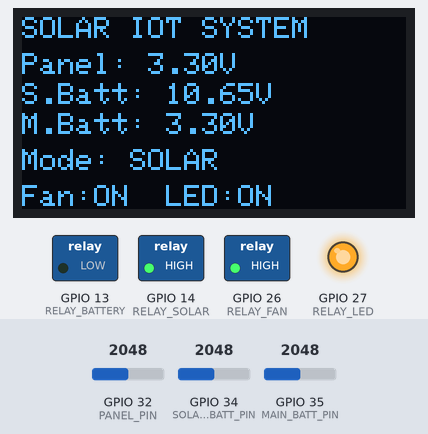
The sketch below on a simulated ESP32. Parts: 128×64 one-colour display, switched loads named in the sketch (green lamp = pin HIGH), output pins drawn as LEDs (lit = HIGH). The inputs (shaded band) are chosen by the test bench; at power-on: GPIO 32 (PANEL_PIN) = 2048, GPIO 34 (SOLAR_BATT_PIN) = 2048, GPIO 35 (MAIN_BATT_PIN) = 2048. WiFi joins after 1.5 s; servers stay silent unless stated; web services answer with replies made up by the test bench; what the sketch prints to the serial monitor is not drawn.

Above: at 3.0 s.
3.1 s: GPIO 32 (PANEL_PIN) set to 2058
At 6.0 s:
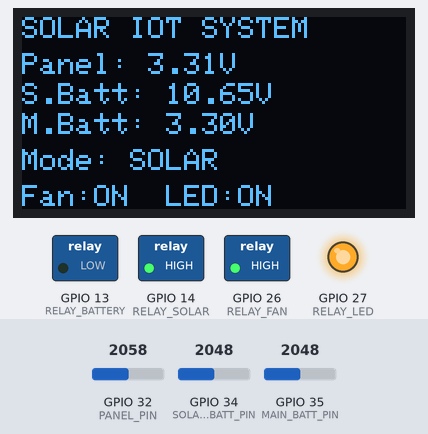
6.1 s: GPIO 34 (SOLAR_BATT_PIN) set to 2866
At 8.3 s:
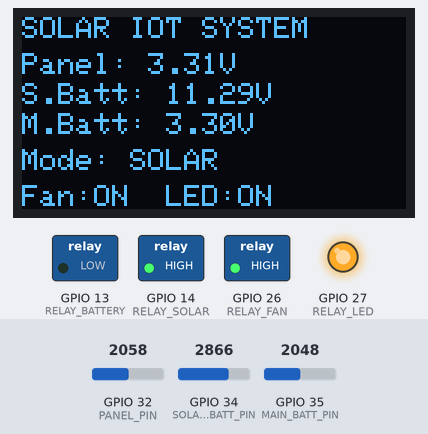
9.1 s: GPIO 35 (MAIN_BATT_PIN) set to 2866
At 10.7 s:
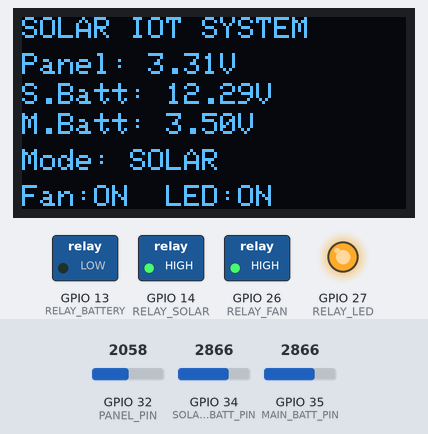
12.1 s: GPIO 34 (SOLAR_BATT_PIN) set to 3040
At 14.3 s:
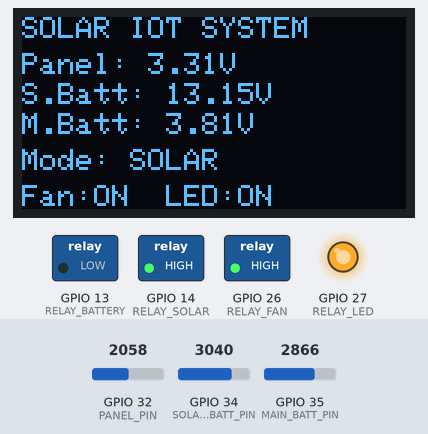
15.1 s: GPIO 35 (MAIN_BATT_PIN) set to 3040
At 17.4 s:
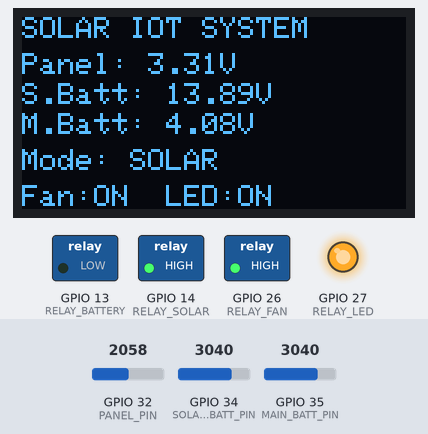
18.0 s: GPIO 32 (PANEL_PIN) set to 2866
At 20.9 s:
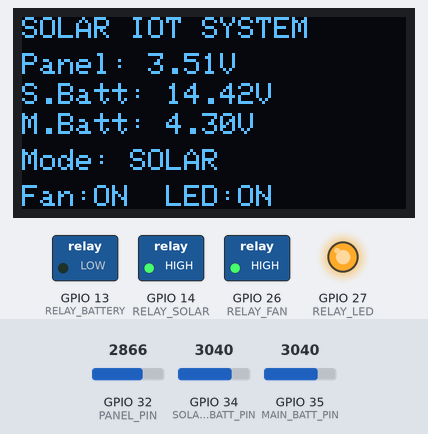
Timing chart, 0 to 22.0 s (numbered marks = the images above; inputs shaded):
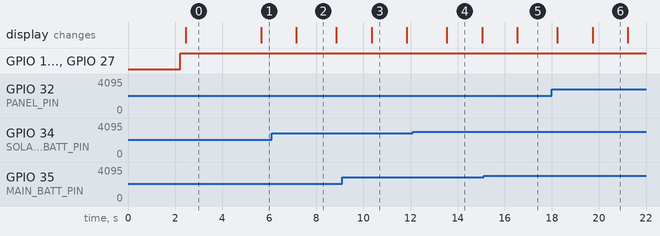

Measured:
- the behaviour switches between 2057 and 2058 on GPIO 32 (PANEL_PIN) (found by bisection; images 0 and 1)
- after the input at 3.1 s, the display: changes after 2.6 s (image 1)
- after the input at 6.1 s, the display: changes after 1.0 s (image 2)
- after the input at 15.1 s, the display: changes after 1.4 s (image 5)
- what the display in image 2 shows lasts 1.8 s, from 7.1 s to 8.9 s
- what the display in image 3 shows lasts 1.5 s, from 10.3 s to 11.8 s

The sketch:

final_project_code.ino
```cpp
#include <Adafruit_GFX.h>
#include <Adafruit_SH110X.h>
#include <HTTPClient.h>
#include <WiFi.h>
#include <Wire.h>

#define OLED_WIDTH 128
#define OLED_HEIGHT 64
Adafruit_SH1106G display(OLED_WIDTH, OLED_HEIGHT, &Wire, -1);

// ── WiFi & Telegram ──
const char *ssid = "";
const char *password = "";
const char *botToken = "";
const char *chatID = "";

// ── Real pins ──
#define SOLAR_BATT_PIN 34
#define PANEL_PIN 32
#define MAIN_BATT_PIN 35
#define RELAY_FAN 26
#define RELAY_LED 27
#define RELAY_SOLAR 14 // CH3
#define RELAY_BATTERY 13 // CH4

// ── Calibration ──
#define SOLAR_BATT_CAL (3.432 / 660.0)
#define PANEL_CAL (3.3 / 4095.0 * 2.0)
#define MAIN_BATT_CAL (3.3 / 4095.0 * 2.0)

// ── Thresholds ──
#define PANEL_THRESHOLD_V 1.5

#define BATT_LOW_ON_V 2.85
#define BATT_LOW_OFF_V 2.70
#define BATT_CRITICAL_V 2.5

#define BATT_CRITICAL_ON_V 2.6
#define BATT_CRITICAL_OFF_V 2.4

// ── Persistent state ──
bool fanOn = true;
bool useSolarBatt = true;
String lastMode = "";

float solarBattSmooth = 0;
float mainBattSmooth = 0;
float panelSmooth = 0;
bool firstRun = true;

// ── Manual control state (Fan and LED controlled independently) ──
bool fanManual = false;
bool ledManual = false;
bool manualFanOn = false;
bool manualLedOn = false;
long lastUpdateId = 0;
unsigned long lastTelegramCheck = 0;

int readStableADC(int pin) {
  long sum = 0;
  for (int i = 0; i < 50; i++) {
    sum += analogRead(pin);
    delay(3);
  }
  return sum / 50;
}

String urlEncode(String str) {
  String encoded = "";
  char c;
  for (int i = 0; i < str.length(); i++) {
    c = str.charAt(i);
    if (isalnum(c)) {
      encoded += c;
    } else if (c == ' ') {
      encoded += "%20";
    } else if (c == '\n') {
      encoded += "%0A";
    } else if (c == ':') {
      encoded += "%3A";
    } else if (c == '.') {
      encoded += "%2E";
    } else {
      encoded += "%" + String((int)c, HEX);
    }
  }
  return encoded;
}

void sendTelegramMessage(String message) {
  if (WiFi.status() == WL_CONNECTED) {
    HTTPClient http;
    String url = "https://api.telegram.org/bot" + String(botToken) +
                 "/sendMessage?chat_id=" + String(chatID) +
                 "&text=" + urlEncode(message);
    http.begin(url);
    http.GET();
    http.end();
  }
}

void checkTelegramCommands() {
  if (WiFi.status() != WL_CONNECTED)
    return;

  HTTPClient http;
  String url = "https://api.telegram.org/bot" + String(botToken) +
               "/getUpdates?offset=" + String(lastUpdateId + 1);
  http.begin(url);
  int httpCode = http.GET();

  if (httpCode == 200) {
    String payload = http.getString();

    // DEBUG: print raw Telegram response
    Serial.println("---- Telegram payload ----");
    Serial.println(payload);
    Serial.println("---------------------------");

    if (payload.indexOf("/fanon") > -1) {
      fanManual = true;
      manualFanOn = true;
      sendTelegramMessage("Fan turned ON manually.");
    }
    if (payload.indexOf("/fanoff") > -1) {
      fanManual = true;
      manualFanOn = false;
      sendTelegramMessage("Fan turned OFF manually.");
    }
    if (payload.indexOf("/ledon") > -1) {
      ledManual = true;
      manualLedOn = true;
      sendTelegramMessage("LED turned ON manually.");
    }
    if (payload.indexOf("/ledoff") > -1) {
      ledManual = true;
      manualLedOn = false;
      sendTelegramMessage("LED turned OFF manually.");
    }
    if (payload.indexOf("/auto") > -1) {
      fanManual = false;
      ledManual = false;
      sendTelegramMessage("Switched back to AUTO mode for both Fan and LED.");
    }

    int idx = payload.lastIndexOf("\"update_id\":");
    if (idx > -1) {
      int start = idx + 12;
      int end = payload.indexOf(',', start);
      String idStr = payload.substring(start, end);
      if (idStr.length() > 0) {
        lastUpdateId = idStr.toInt();
      }
    }

    // DEBUG: confirm lastUpdateId
    Serial.print("lastUpdateId is now: ");
    Serial.println(lastUpdateId);
  }
  http.end();
}

void setup() {
  Serial.begin(115200);

  pinMode(RELAY_FAN, OUTPUT);
  pinMode(RELAY_LED, OUTPUT);
  pinMode(RELAY_SOLAR, OUTPUT);
  pinMode(RELAY_BATTERY, OUTPUT);

  digitalWrite(RELAY_FAN, LOW);
  digitalWrite(RELAY_LED, LOW);
  digitalWrite(RELAY_SOLAR, LOW);
  digitalWrite(RELAY_BATTERY, LOW);

  if (!display.begin(0x3C, true)) {
    Serial.println("OLED init failed - check wiring");
    while (1)
      ;
  }
  display.clearDisplay();
  display.display();

  WiFi.begin(ssid, password);
  Serial.print("Connecting to WiFi");
  int attempts = 0;
  while (WiFi.status() != WL_CONNECTED && attempts < 20) {
    delay(500);
    Serial.print(".");
    attempts++;
  }
  if (WiFi.status() == WL_CONNECTED) {
    Serial.println("\nWiFi connected");
    Serial.println(WiFi.localIP());
    sendTelegramMessage("Solar IOT System started successfully. Send /fanon "
                        "/fanoff /ledon /ledoff /auto to control.");
  } else {
    Serial.println(
        "\nWiFi connection failed - continuing without notifications");
  }
}

void loop() {
  int panelRaw = readStableADC(PANEL_PIN);
  int solarBattRaw = readStableADC(SOLAR_BATT_PIN);
  int mainBattRaw = readStableADC(MAIN_BATT_PIN);

  float panelV_raw = panelRaw * PANEL_CAL;
  float solarBattV_raw = solarBattRaw * SOLAR_BATT_CAL;
  float mainBattV_raw = mainBattRaw * MAIN_BATT_CAL;

  if (firstRun) {
    panelSmooth = panelV_raw;
    solarBattSmooth = solarBattV_raw;
    mainBattSmooth = mainBattV_raw;
    firstRun = false;
  } else {
    panelSmooth = 0.85 * panelSmooth + 0.15 * panelV_raw;
    solarBattSmooth = 0.85 * solarBattSmooth + 0.15 * solarBattV_raw;
    mainBattSmooth = 0.85 * mainBattSmooth + 0.15 * mainBattV_raw;
  }

  float panelV = panelSmooth;
  float solarBattV = solarBattSmooth;
  float mainBattV = mainBattSmooth;

  bool sunAvailable = panelV > PANEL_THRESHOLD_V;

  String mode;

  if (sunAvailable) {
    digitalWrite(RELAY_BATTERY, LOW);
    digitalWrite(RELAY_SOLAR, HIGH);
    mode = "SOLAR";
    useSolarBatt = true;
  } else {
    if (solarBattV > BATT_CRITICAL_ON_V) {
      useSolarBatt = true;
    } else if (solarBattV < BATT_CRITICAL_OFF_V) {
      useSolarBatt = false;
    }

    if (useSolarBatt) {
      digitalWrite(RELAY_BATTERY, LOW);
      digitalWrite(RELAY_SOLAR, HIGH);
      mode = "SOLAR BATT";
    } else {
      digitalWrite(RELAY_SOLAR, LOW);
      digitalWrite(RELAY_BATTERY, HIGH);
      mode = "MAIN BATT";
    }
  }

  float activeBattV = useSolarBatt ? solarBattV : mainBattV;
  bool ledOn;

  if (sunAvailable) {
    fanOn = true;
    ledOn = true;
  } else if (activeBattV < BATT_CRITICAL_V) {
    fanOn = false;
    ledOn = false;
  } else {
    ledOn = true;
    if (activeBattV < BATT_LOW_OFF_V) {
      fanOn = false;
    } else if (activeBattV > BATT_LOW_ON_V) {
      fanOn = true;
    }
  }

  // Manual override: Fan and LED controlled independently
  if (fanManual) {
    fanOn = manualFanOn;
  }
  if (ledManual) {
    ledOn = manualLedOn;
  }

  digitalWrite(RELAY_FAN, fanOn ? HIGH : LOW);
  digitalWrite(RELAY_LED, ledOn ? HIGH : LOW);

  if (mode != lastMode) {
    String msg = "Mode changed to: " + mode + "\nPanel: " + String(panelV, 2) +
                 "V" + "\nSolar Batt: " + String(solarBattV, 2) + "V" +
                 "\nMain Batt: " + String(mainBattV, 2) + "V";
    sendTelegramMessage(msg);
    lastMode = mode;
  }

  // Check for Telegram commands every 3 seconds
  if (millis() - lastTelegramCheck > 3000) {
    checkTelegramCommands();
    lastTelegramCheck = millis();
  }

  Serial.print("Panel V: ");
  Serial.print(panelV, 2);
  Serial.print("  SolarBatt V: ");
  Serial.print(solarBattV, 2);
  Serial.print("  MainBatt V: ");
  Serial.print(mainBattV, 2);
  Serial.print("  Mode: ");
  Serial.print(mode);
  Serial.print("  Fan: ");
  Serial.print(fanOn ? "ON" : "OFF");
  Serial.print(fanManual ? "(M)" : "(A)");
  Serial.print("  LED: ");
  Serial.print(ledOn ? "ON" : "OFF");
  Serial.println(ledManual ? "(M)" : "(A)");

  // OLED display
  display.clearDisplay();
  display.setTextSize(1);
  display.setTextColor(SH110X_WHITE);

  display.setCursor(0, 0);
  display.println("SOLAR IOT SYSTEM");

  display.setCursor(0, 12);
  display.print("Panel: ");
  display.print(panelV, 2);
  display.println("V");

  display.setCursor(0, 22);
  display.print("S.Batt: ");
  display.print(solarBattV, 2);
  display.println("V");

  display.setCursor(0, 32);
  display.print("M.Batt: ");
  display.print(mainBattV, 2);
  display.println("V");

  display.setCursor(0, 44);
  display.print("Mode: ");
  display.print(mode);

  display.setCursor(0, 56);
  display.print("Fan:");
  display.print(fanOn ? "ON " : "OFF");
  display.print(fanManual ? "[M]" : "");
  display.print(" LED:");
  display.print(ledOn ? "ON" : "OFF");
  display.print(ledManual ? "[M]" : "");

  display.display();

  delay(1000);
}
```
